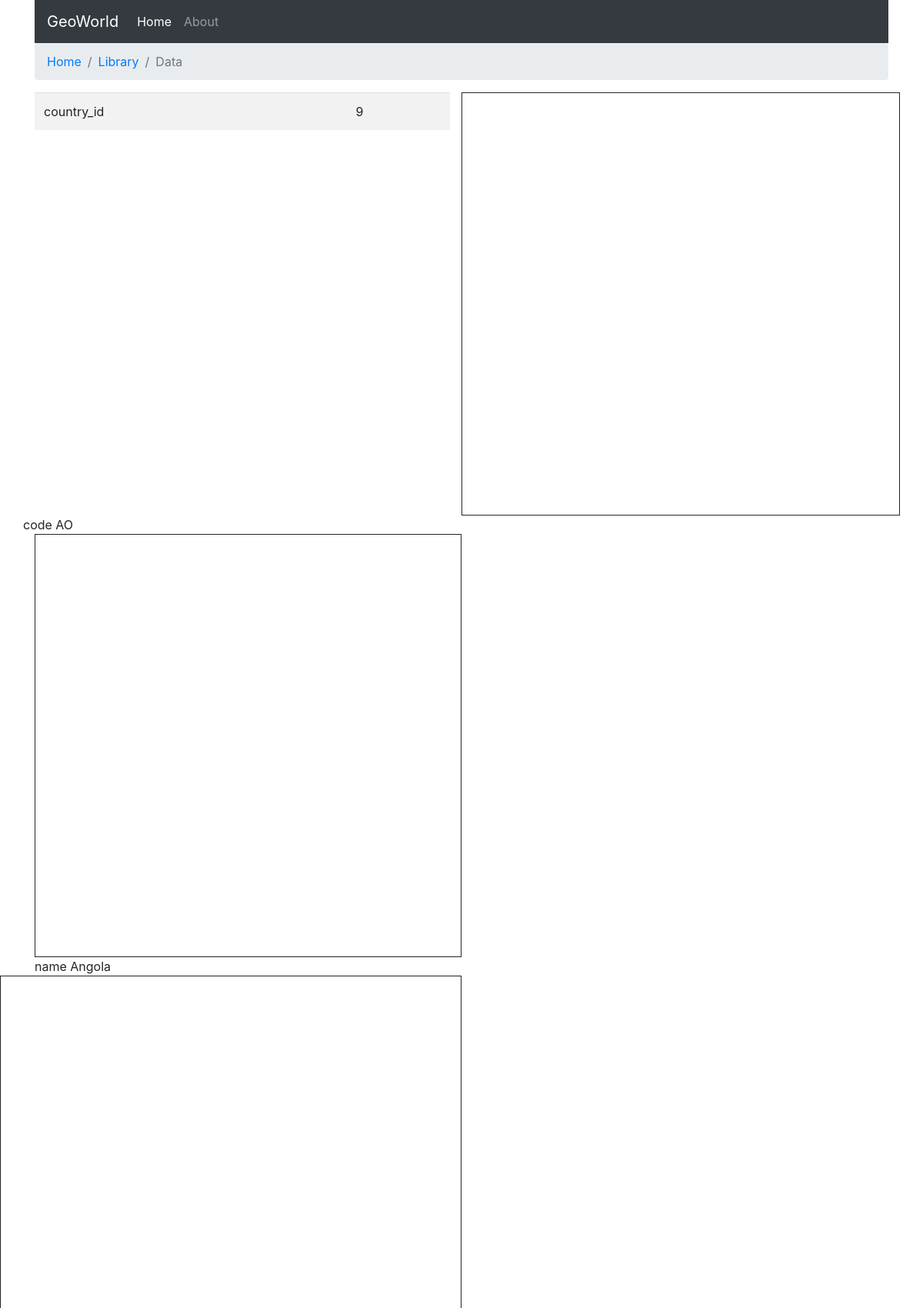
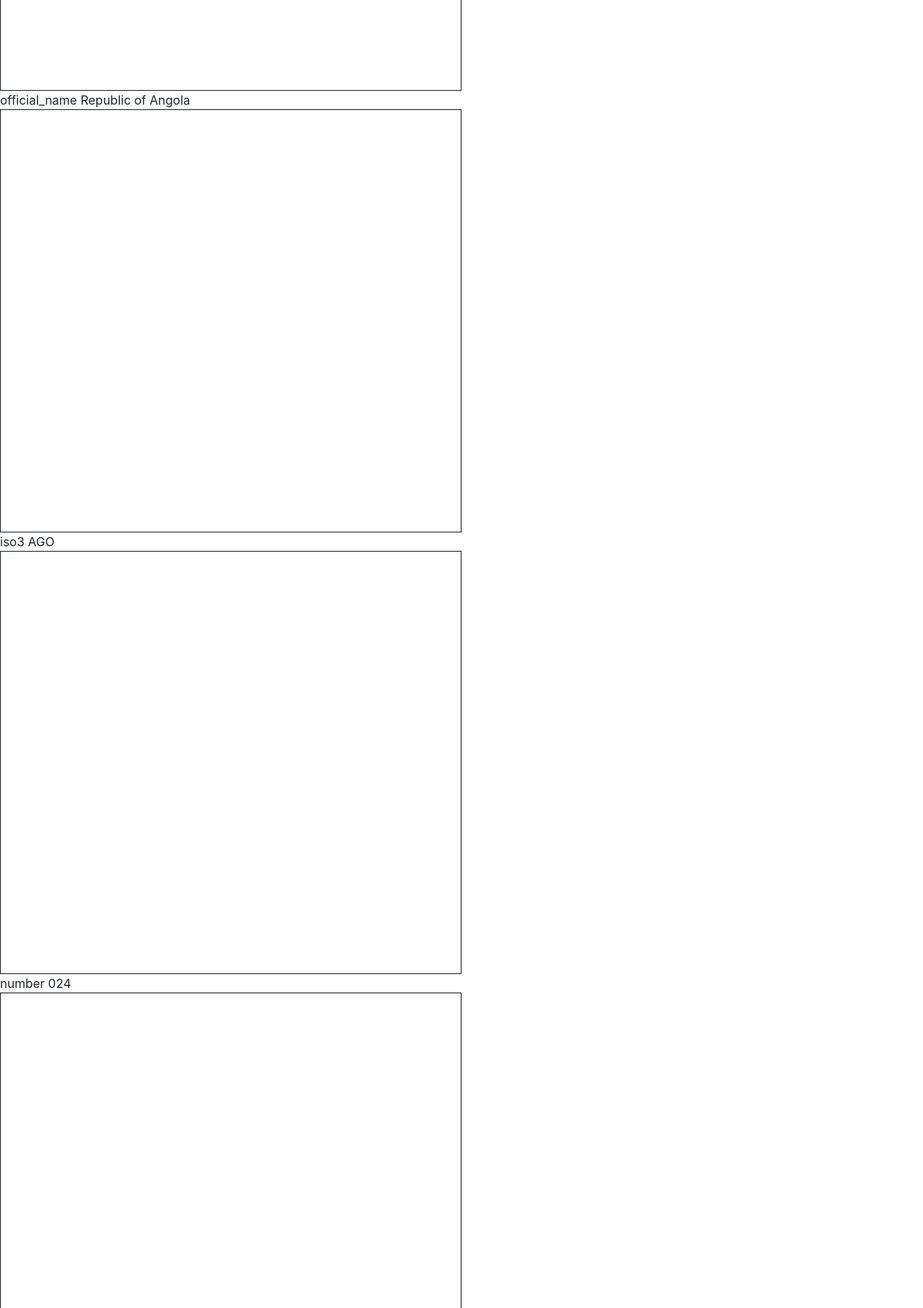
The app's page /country.php?code=AO (upper part) with its own data (2 pictures, top to bottom).
### tables this page shows
CREATE TABLE `countries` (
  `country_id` int(11) NOT NULL,
  `code` char(2) NOT NULL COMMENT 'Two-letter country code (ISO 3166-1 alpha-2)',
  `name` varchar(64) NOT NULL COMMENT 'English country name',
  `official_name` varchar(128) NOT NULL COMMENT 'Official English country name',
  `iso3` char(3) NOT NULL COMMENT 'Three-letter country code (ISO 3166-1 alpha-3)',
  `number` smallint(3) UNSIGNED ZEROFILL NOT NULL COMMENT 'Three-digit country number (ISO 3166-1 numeric)',
  `currency` varchar(128) NOT NULL,
  `capital` varchar(128) NOT NULL,
  `area` int(11) NOT NULL,
  `continent_code` char(2) NOT NULL,
  `coords` varchar(255) NOT NULL,
  `display_order` int(3) NOT NULL DEFAULT '900'
);

### functions.php (called while the page is built, shortened)
<?php
function getCountry (PDO $connection, $code) {
    $sql = "SELECT * FROM countries " . "WHERE code=?";
    $stmt = $connection->prepare($sql);
    $stmt->execute([$code]);
    $country = $stmt->fetch();
    return $country;
}

### country.php (the view, shortened to what this page needs)
<?php
include("functions.php");
$connection = connect();
$code = $_GET['code'];
$country = getCountry($connection, $code);
?>
<?php include("header.php"); ?>
<main>
    <div class="container">
        <div class="row">
            <div class="col-6">
                <table class="table table-striped">
                    <?php foreach($country as $countryItem => $description ) : ?>
                        <tr>
                            <td><?= $countryItem ?></td>
                            <td><?= $description ?></td>
                        </tr>
                </table>
            </div>
            <div id="map" class="col-6" style="height: 550px; border: 1px solid;">
            </div>
            <?php endforeach; ?>
</main>
<?php include("footer.php"); ?>

### records on screen
countries: country_id "9", code "AO", name "Angola", official_name "Republic of Angola", iso3 "AGO", number "024"

### other values on screen
$countryItem "country_id"
$countryItem "code"
$countryItem "name"
$countryItem "official_name"
$countryItem "iso3"
$countryItem "number"
